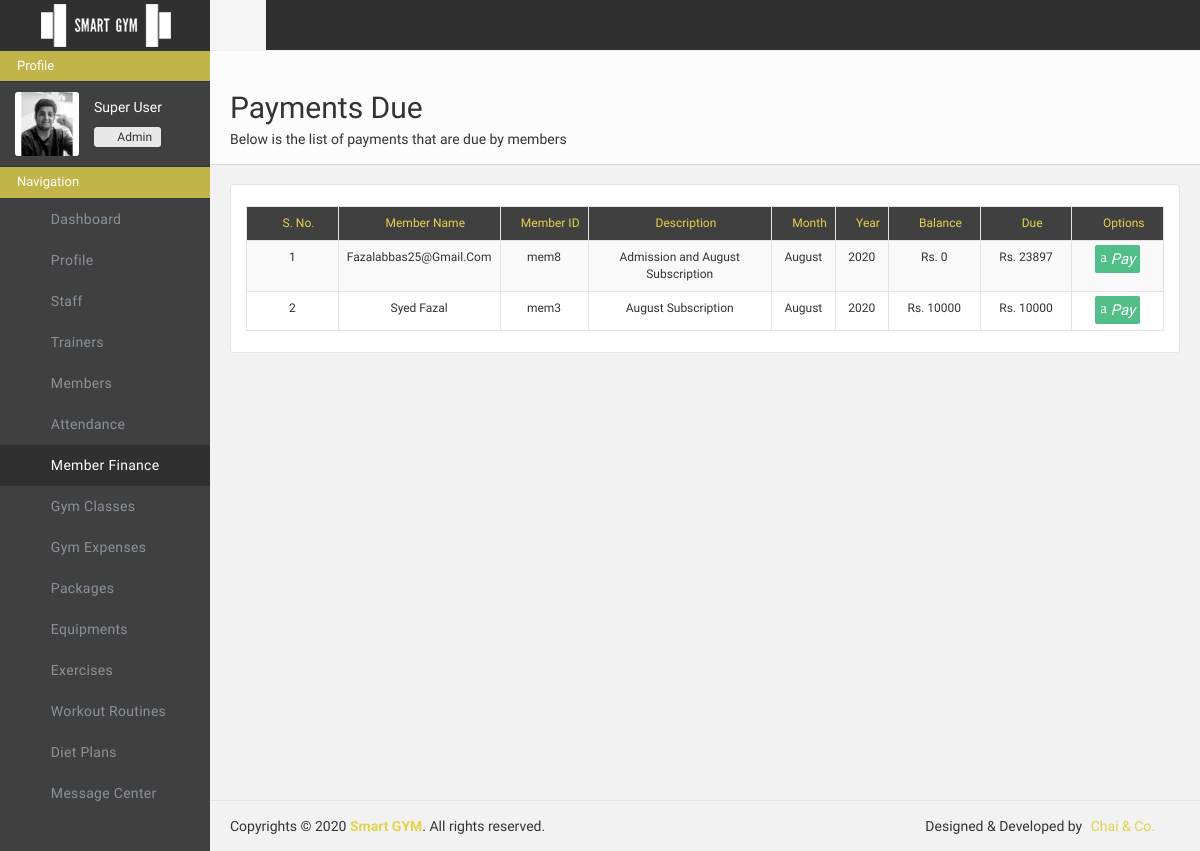
Page /adminportal/paymentdue/ (signed in) on the earlier database version.
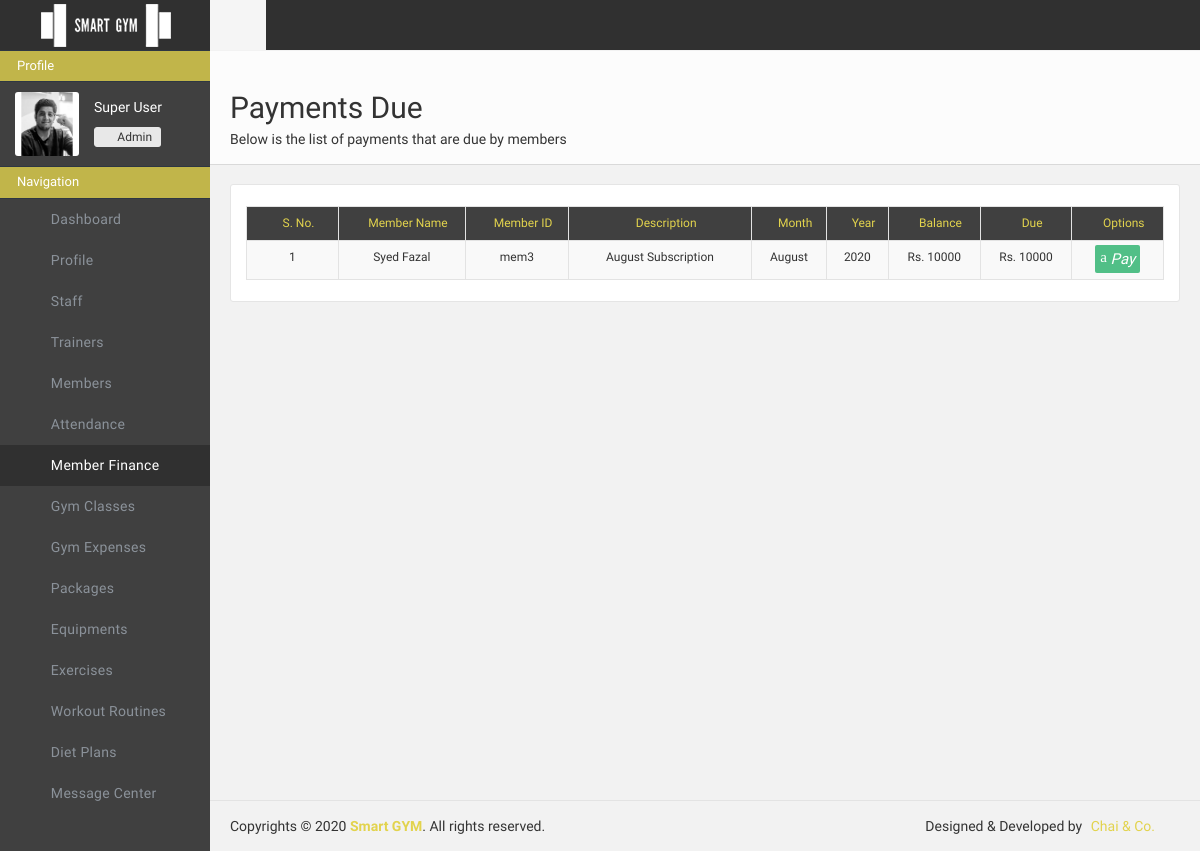
Same page on the later database version.
### adminportal/models.py (models this page shows)
class FinanceData(models.Model):
    finance_id = models.AutoField(primary_key=True)
    finance_member_id = models.CharField(max_length=500, default="")
    finance_member_name = models.CharField(max_length=500, default="")
    finance_desc = models.CharField(max_length=500, default="")
    finance_month = models.CharField(max_length=500, default="")
    finance_year = models.CharField(max_length=500, default="")
    finance_balance = models.IntegerField(default=0)
    finance_due = models.IntegerField(default=0)

### adminportal/views.py (the view, shortened to what this page needs)
# urls.py: path('paymentdue/', views.paymentdue, name="adminportal-paymentdue"),
def paymentdue(request):
    if "userid" in request.session and request.session["userrole"] == "Admin" :
        months = ("January","February","March","April","May","June","July", "August", "September", "October", "November", "December")
        currentMonth = months[dt.now().month-1]
        currentYear = dt.now().year
        finance_update = FinanceData.objects.all().order_by("finance_member_name")
        params={}
        members_count = FinanceData.objects.all().filter(finance_due__gte=1).order_by("finance_member_name")
        members = {}
        for member in members_count:
            if len(MemberData.objects.filter(member_id=member.finance_member_id)) == 1:
                members[member.finance_member_id] = {"name": member.finance_member_name, "id": member.finance_member_id, "desc": member.finance_desc, "month": member.finance_month, "year": member.finance_year, "due": member.finance_due, "balance": member.finance_balance}
        params["members"] = members
        return render(request, 'adminportal/duepayment.html', params)
    else:
        return redirect('/adminportal/login/')

### adminportal/templates/adminportal/duepayment.html (shortened to what the changed rows need)
{% load static %}
<!doctype html>
<html class="no-js">
    <head>
        <link href="{% static 'adminportal/css/icons.css'%}" rel="stylesheet" />
        <link href="{% static 'adminportal/css/bootstrap.css'%}" rel="stylesheet" />
        <link href="{% static 'adminportal/css/plugins.css'%}" rel="stylesheet" />
        <link href="{% static 'adminportal/css/main.css'%}" rel="stylesheet" />
        <link href="{% static 'adminportal/css/custom.css'%}" rel="stylesheet" />
    </head>
    <body>
        <div id="wrapper">
            <div class="page-content sidebar-page right-sidebar-page clearfix">
                <div class="page-content-wrapper">
                    <div class="page-content-inner">
                        <div id="page-header" class="clearfix">
                            <div class="page-header">
                                <h2>Payments Due</h2>
                            </div>
                        </div>
                        <div class="row" style="margin-bottom: 100px;">
                            <div class="col-lg-12">
                                <div class="panel panel-default plain panelRefresh">
                                    <div class="panel-body">
                                        <table id="basic-datatables" class="table table-striped table-bordered" cellspacing="0" width="100%">
                                            <thead >
                                                <tr style="background-color: #404040; color: #e2d34d;">
                                                    <th title="S. No." style="font-size: 12px; text-align: center; width: 10%"><i class="fa fa-sort-numeric-asc"> </i> S. No.</th>
                                                    <th title="name" style="font-size: 12px; text-align: center;"><i class="fa fa-user"> </i> Member Name</th>
                                                    <th title="member id" style="font-size: 12px; text-align: center;"><i class="l-basic-postcard-multiple"> </i> Member ID</th>
                                                    <th title="info" style="font-size: 12px; text-align: center; width: 20%;"><i class="fa fa-info"> </i> Description</th>
                                                    <th title="Month" style="font-size: 12px; text-align: center;"><i class="fa fa-th"> </i> Month</th>
                                                    <th title="year" style="font-size: 12px; text-align: center;"><i class="fa fa-calendar-o"> </i> Year</th>
                                                    <th title="balance" style="font-size: 12px; text-align: center; width:10%"><i class="fa fa-list-ol"> </i> Balance</th>
                                                    <th title="due" style="font-size: 12px; text-align: center; width: 10%;"><i class="fa fa-dollar"> </i> Due</th>
                                                    <th title="options" class="tableedit" style=" font-size: 12px; text-align: center; width: 10%;"><i class="l-software-pathfinder-subtract"> </i> Options</th>
                                                </tr>
                                            </thead>
                                            <tbody>
                                                {% for member in members.values %}
                                                <tr>
                                                    <td>{{forloop.counter}}</td>
                                                    <td>{{member.name}}</td>
                                                    <td>{{member.id}}</td>
                                                    <td>{{member.desc}}</td>
                                                    <td>{{member.month}}</td>
                                                    <td>{{member.year}}</td>
                                                    <td>Rs. {{member.balance}}</td>
                                                    <td>Rs. {{member.due}}</td>
                                                    <td>
                                                        <a title="pay" style="text-decoration: none;" href="/adminportal/paymentadd/{{member.id}}"><i class="l-banknote" id="tablebtns" style="background-color: #51bf87; color: white; padding: 5px; font-size: 15px; " data-toggle="modal" data-target=""> Pay</i></a>
                                                    </td>
                                                </tr>
                                                {% endfor %}
                                            </tbody>
                                        </table>
                            </div>
                                </div>
                            </div>
                            </div>
                    </div>
                </div>
            </div>
        </div>
    </body>
</html>

Differences in the rows shown:
removed FinanceData: name "Fazalabbas25@Gmail.Com", id "mem8", desc "Admission and August Subscription", month "August", year "2020"
Other differences:
list line gone: "1 Rs. 0 Rs. 23897 Pay"
